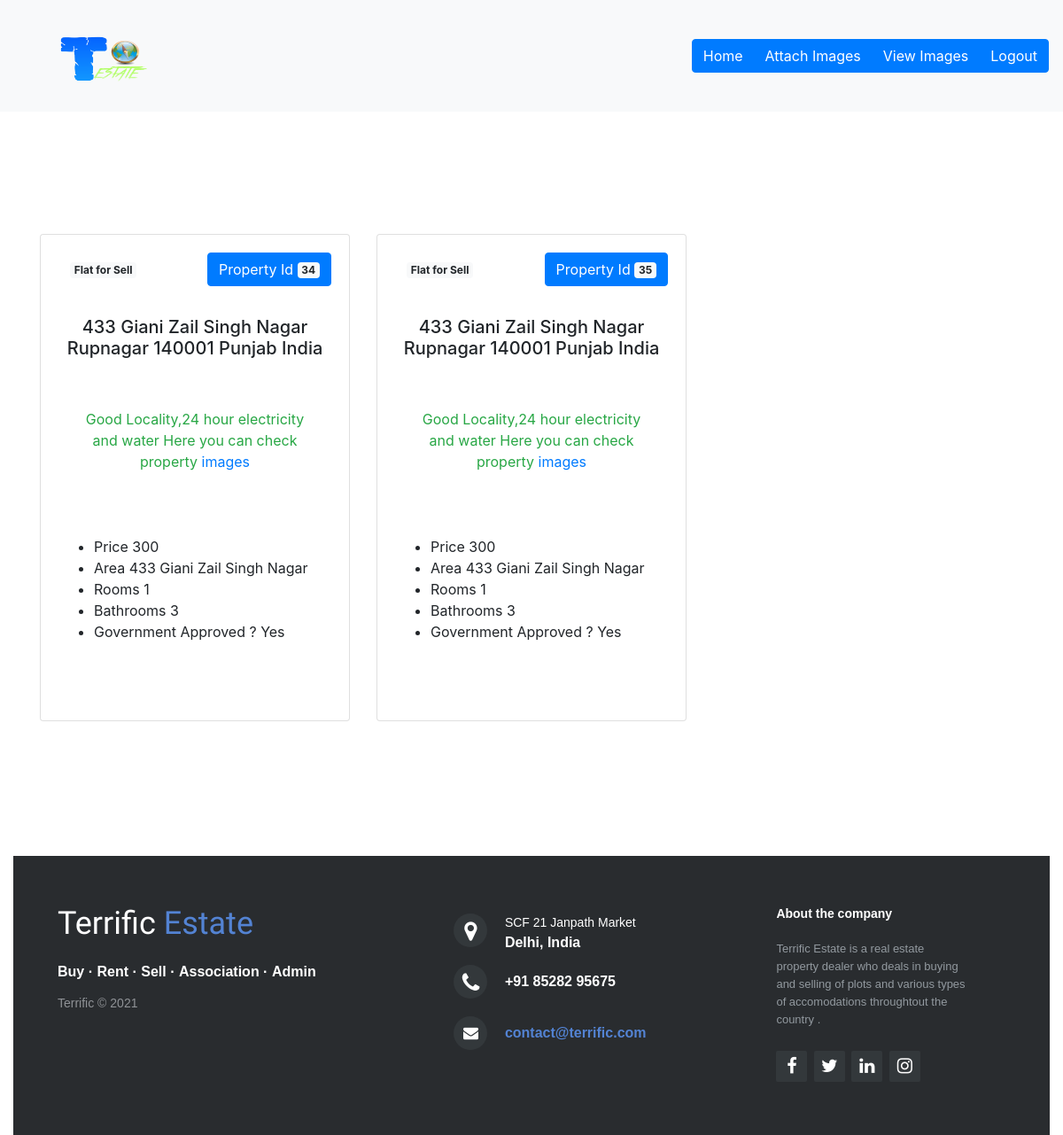
The page /myproperty.php (signed in) on the database its author committed.
### tables this page shows
CREATE TABLE `property` (
  `ownerid` varchar(100) DEFAULT NULL,
  `propertyid` int(100) NOT NULL,
  `sellrent` varchar(100) DEFAULT NULL,
  `type` varchar(100) DEFAULT NULL,
  `size` varchar(100) DEFAULT NULL,
  `price` varchar(255) DEFAULT NULL,
  `rooms` varchar(100) DEFAULT NULL,
  `bathrooms` varchar(100) DEFAULT NULL,
  `info` varchar(255) DEFAULT NULL,
  `gov` varchar(100) DEFAULT NULL,
  `country` varchar(100) DEFAULT NULL,
  `state` varchar(100) DEFAULT NULL,
  `distict` varchar(100) DEFAULT NULL,
  `Street` varchar(100) DEFAULT NULL,
  `pincode` varchar(100) DEFAULT NULL
);

### myproperty.php (the view, shortened to what this page needs)
<?php
$id = $_SESSION['id'];
$host = 'localhost';
$username = 'root';
$password = '';
$db_name = 'realestate';
$db= mysqli_connect($host,$username,$password,$db_name);
?>
<!DOCTYPE html>
<html>
    <head>
        <link rel="stylesheet" href="https://maxcdn.bootstrapcdn.com/bootstrap/4.5.2/css/bootstrap.min.css">
	<link rel="stylesheet" href="http://maxcdn.bootstrapcdn.com/font-awesome/4.2.0/css/font-awesome.min.css">
    </head>
    <body>
<nav class="navbar navbar-expand-lg navbar-light bg-light fixed-top">
  <a class="navbar-brand ml-5" href=""><img src="logo.png" id="logo">
</a>
  <div class="collapse navbar-collapse" id="navbarSupportedContent">
<div class="btn-group">
    <a href="property_homepage.php" class="btn btn-primary" role="button">Home</a>
    <a href="admin_upload_images.php" class="btn btn-primary" role="button">Attach Images</a>
    <a href="property_images.php" class="btn btn-primary" role="button">View Images</a>
    <a href="admin_logout.php" class="btn btn-primary" role="button">Logout</a>
</div>
</div>
</nav>
        <br><br><br><br><br><br><br><br><br><br><br>
        <div class="container">
    <div class="row">
<?php
$query ="SELECT * FROM property where ownerid='$id'";
$result = $db->query($query);
$row_count = $result->num_rows;
for($i=0 ; $i<$row_count; $i++)
{
$prop = $result->fetch_assoc();
?>
<div class="col-sm-4 pb-4">
<div class="card-deck">
  <div class="card" style='height:550px;'>
    <div class="card-body text-center">
        <button type="button" class="btn btn-primary float-right">
            Property Id <span class="badge badge-light"><?php echo $prop['propertyid']?></span>
        </button>
        <button type="button" class="btn  float-left">
            <span class="badge badge-light"><?php echo $prop['type'] ?> for <?php echo $prop['sellrent'] ?></span>
        </button><br><br><br>
      <h5 class="text-center"><?php echo $prop['Street'] ." " .$prop['distict'] ." " . $prop['pincode'] ." " . $prop['state'] ." " . $prop['country'] ?></h5>
      <br>
      <p class="info text-success m-3 p-2">
      <?php echo $prop['info'];?>
        Here you can check property <a href='property_images.php'>images</a>
        <br><br>
      </p>
      <br>
      <ul class="text-left">
          <li>Price <?php echo $prop['price'] ?> </li>
          <li>Area <?php echo $prop['size'] ?></li>
          <li>Rooms <?php echo $prop['rooms'] ?> </li>
          <li>Bathrooms <?php echo $prop['bathrooms'] ?></li>
          <li>Government Approved ?  <?php echo $prop['gov'] ?></li>
      </ul>
    </div><br><br>
  </div>
</div></div>
<?php
}
?>
</div>
</div>
<br><br>
<div class="container-fluid">
    <div class="row"><div class="col-sm-12">
    <?php include 'footer.php';?>
    </div></div>
</div>
    </body>
</html>

### myproperty.php (style rules this page uses)
#logo { height:100px; width:100px; float:left; margin-left: 3px; margin-top: 0px; padding: 0px; }
a { text-decoration: none; }

### rows shown on the page
property: propertyid "34", type "Flat", sellrent "Sell", Street "433 Giani Zail Singh Nagar", distict "Rupnagar", pincode "140001", state "Punjab", country "India", info "Good Locality,24 hour electricity and water", price "300", size "433 Giani Zail Singh Nagar", rooms "1", bathrooms "3", gov "Yes"
property: propertyid "35", type "Flat", sellrent "Sell", Street "433 Giani Zail Singh Nagar", distict "Rupnagar", pincode "140001", state "Punjab", country "India", info "Good Locality,24 hour electricity and water", price "300", size "433 Giani Zail Singh Nagar", rooms "1", bathrooms "3", gov "Yes"
